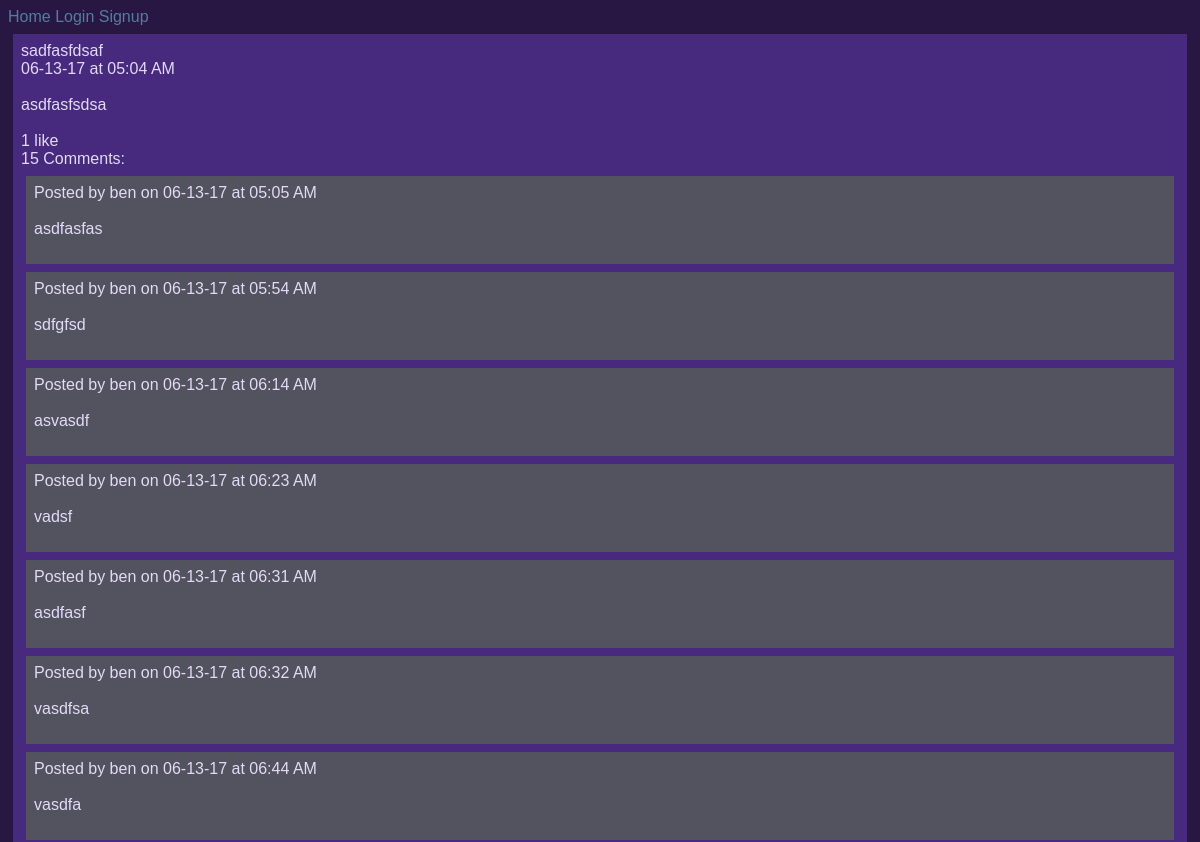
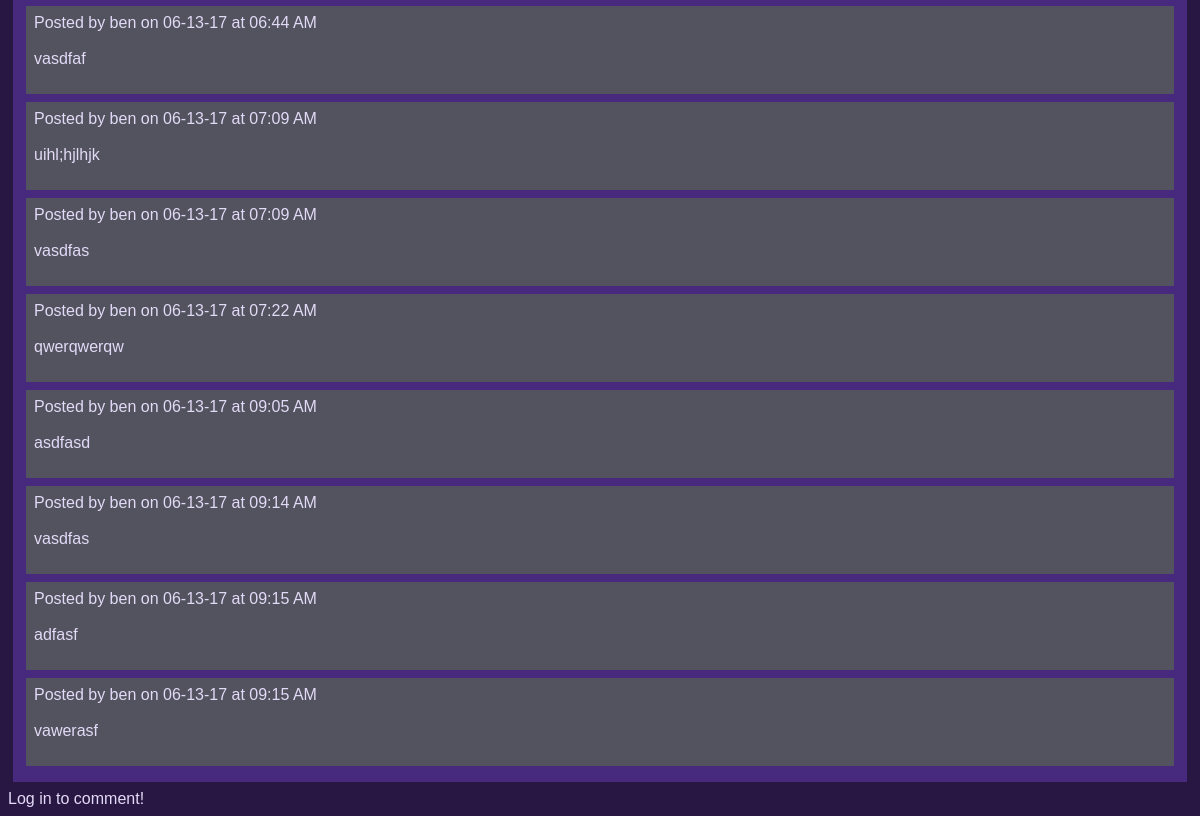
The app's page /ben/posts/29/, older data (2 pictures, top to bottom).
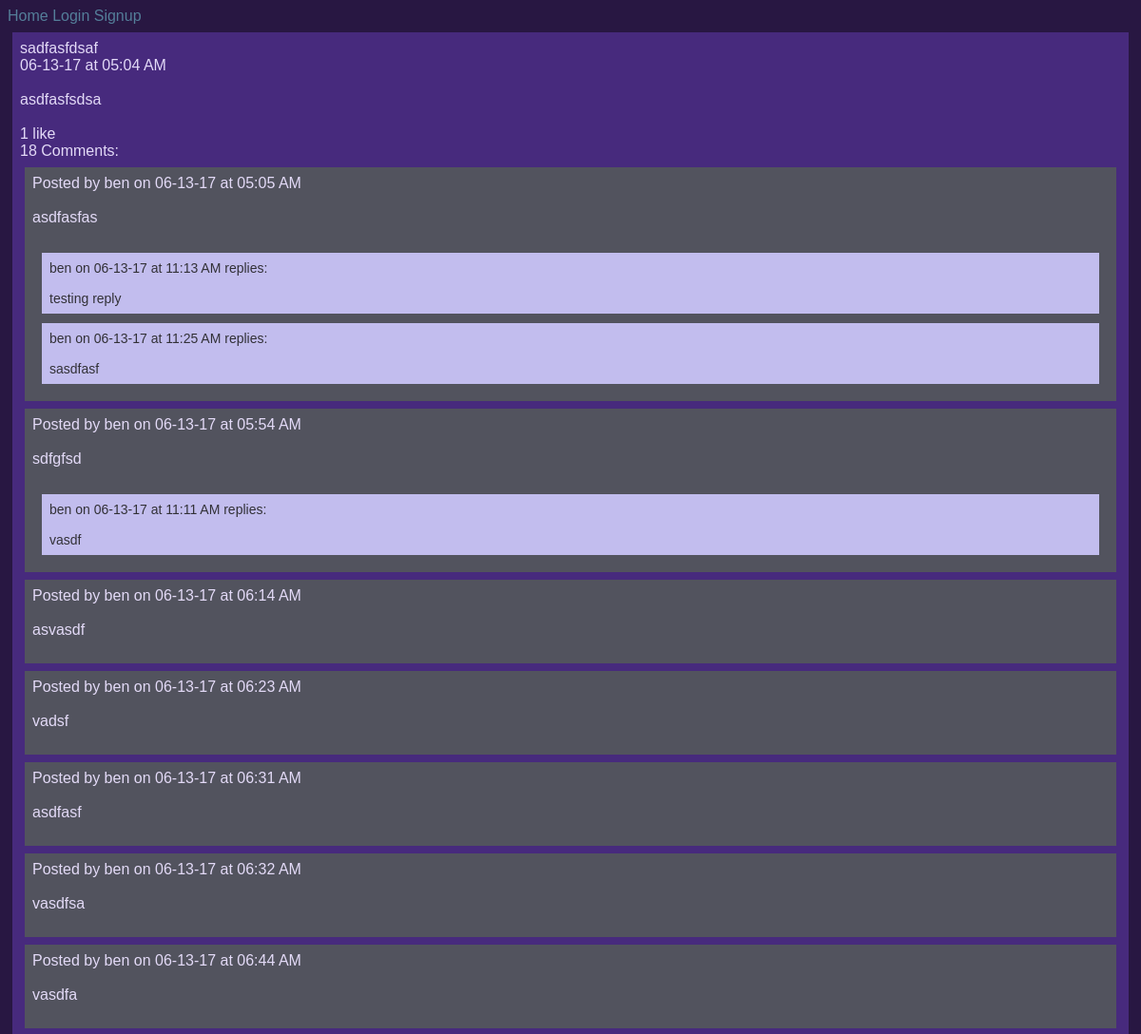
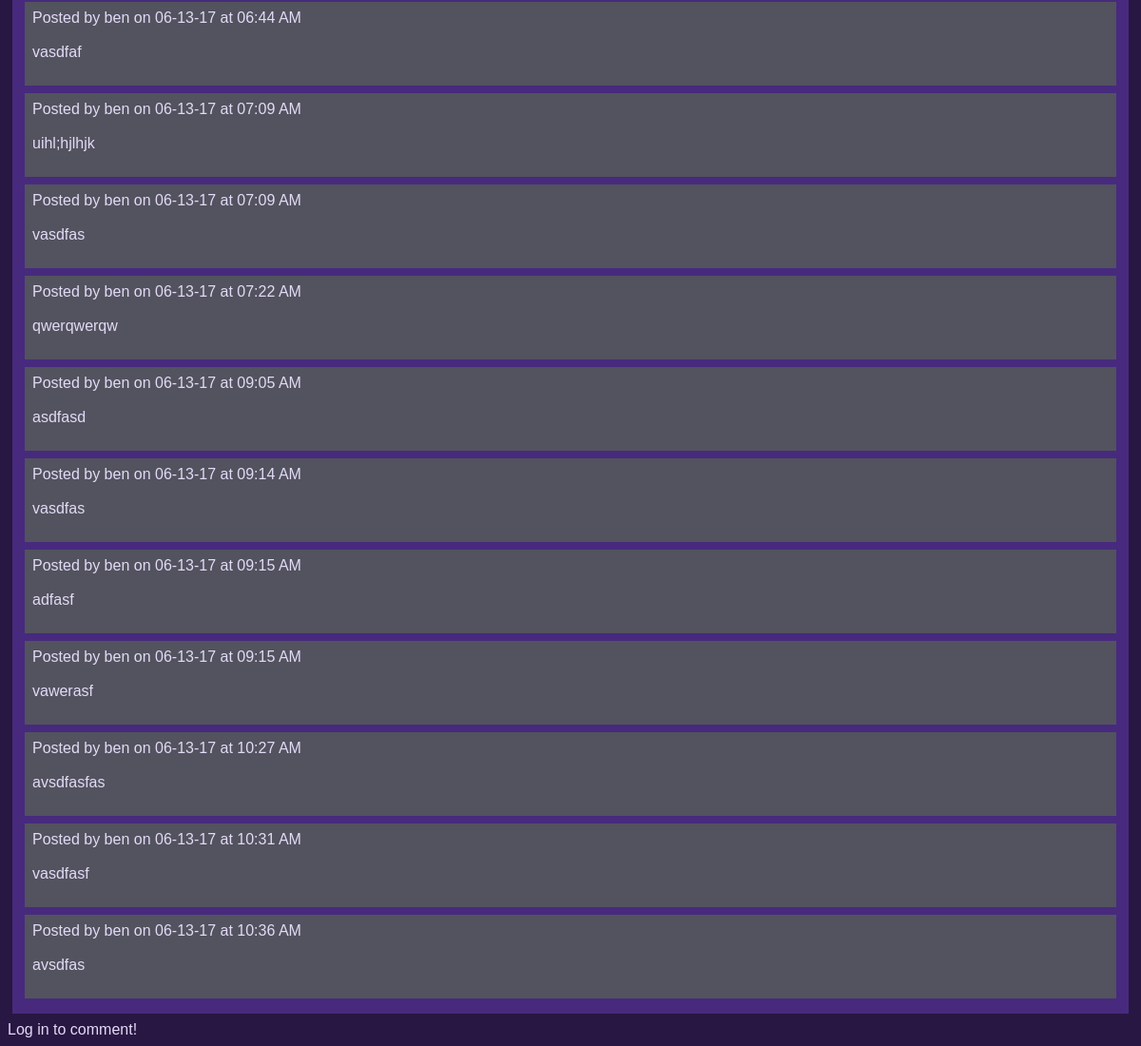
The same page, newer data (2 pictures, top to bottom).
### posts/models.py (models this page shows)
class Post(models.Model):
        title = models.CharField(max_length=100)
        pub_date = models.DateTimeField('date published', auto_now_add=True)
        body = models.TextField()
        user = models.ForeignKey(User, on_delete=models.CASCADE, null=True)
        def utc_to_local(self, utc_datetime):
	        return utc_datetime.astimezone(tz=None)
        def __str__(self):
	        date = self.utc_to_local(self.pub_date).strftime('%m-%d-%y')
	        time = self.utc_to_local(self.pub_date).strftime('%I:%M %p')
	        return '%s at %s \n\n %s \n\n' % (date, time, self.body)

### comments/models.py (models this page shows)
class Comment(models.Model):
    body = models.TextField()
    pub_date = models.DateTimeField('date published', auto_now_add=True)
    post = models.ForeignKey(Post, on_delete=models.CASCADE)
    user = models.ForeignKey(User, on_delete=models.CASCADE)
    def utc_to_local(self, utc_datetime):
        return utc_datetime.astimezone(tz=None)
    def __str__(self):
        date = self.utc_to_local(self.pub_date).strftime('%m-%d-%y')
        time = self.utc_to_local(self.pub_date).strftime('%I:%M %p')
        return '%s at %s \n\n %s \n\n' % (date, time, self.body)

class Reply(models.Model):
    body = models.TextField()
    pub_date = models.DateTimeField('date published', auto_now_add=True)
    comment = models.ForeignKey(Comment, on_delete=models.CASCADE)
    user = models.ForeignKey(User, on_delete=models.CASCADE)
    def utc_to_local(self, utc_datetime):
        return utc_datetime.astimezone(tz=None)
    def __str__(self):
        date = self.utc_to_local(self.pub_date).strftime('%m-%d-%y')
        time = self.utc_to_local(self.pub_date).strftime('%I:%M %p')
        return '%s at %s replies: \n\n %s \n' % (date, time, self.body)

### posts/views.py (the view)
# urls.py: url(r'^(?P<post_number>\d+)/$', views.displayPost, name='display-post'),
def displayPost(request, username, post_number):
    post = Post.objects.get(user=User.objects.get(username=username), id=post_number)
    comments = Comment.objects.filter(post=post)
    if request.method == "POST":
        comment_text = request.POST.get('the_comment')
        comment = Comment(body=comment_text, post=post, user=request.user)
        comment.save()
        user = request.user.username
        num_comments = post.comment_set.count()
        response_data = {
        'comment': str(comment),
        'comment_id': comment.id,
        'user':user,
        'comment_count': num_comments
        }
        return JsonResponse(response_data)
    else:
        comment_form = CommentForm()
        reply_form = ReplyForm()
    num_comments = post.comment_set.count()
    context = {
        'post': post,
        'comments':comments,
        'num_comments':num_comments,
        'comment_form': comment_form,
        'reply_form': reply_form # not initially in template. generated via ajax call if user clicks on reply link.
    }
    return render(request, 'posts/single_post.html', context)

### posts/templatetags/likes_features.py (called while the page is built)
@register.simple_tag
def like_text(count):
	if count == 1:
		return str(count) + " like"
	else:
		return str(count) + " likes"

@register.simple_tag
def comment_text(count):
	if count == 1:
		return str(count) + " Comment"
	else:
		return str(count) + " Comments"

### posts/templates/posts/single_post.html (shortened to what this page needs)
{% extends 'Blog/base.html' %}
{% load likes_features %}
{% block content %}
<div class="post">
{{ post.title|linebreaksbr }}<br>
{{ post|linebreaksbr }}
<span class="likes" id="like-{{ post.id }}">
{% like_text post.like_set.count %}
</span>
	<div id="comment-section">
	<span id="comment-count">{% comment_text post.comment_set.count %}:</span><br>
	{% for comment in comments %}
		<div class="comment">
		Posted by {{ comment.user }} on
		{{ comment|linebreaksbr }}
			<div id="reply-section">
				{% for reply in comment.reply_set.all %}
				<div class='reply'>
					{{ reply.user }} on
					{{ reply|linebreaksbr }}
				</div>
				{% endfor %}
			</div>
		</div>
	{% endfor %}
	</div>
</div>
{% if user.is_authenticated %}
	<form action="" method="post" id="comment-form">
	{% csrf_token %}
	<h2>Comment:</h2>
		<table>
		{{ comment_form.as_table }}
		</table>
		<input type="submit", value="Chime in!">
	</form>
{% else %}
Log in to comment!
{% endif %}
{% endblock content %}

### templates/Blog/base.html (shortened to what this page needs)
<!DOCTYPE html>
{% load static %}
<html>
<head>
	<link rel="stylesheet" type="text/css" href="{% static 'Blog/site.css' %}" />
</head>
<body>
	<div class="container">
		<nav>
			<a href={% url 'home:index' %}>Home</a>
			{% if user.is_authenticated %}
			<a href={% url 'dashboard:index' %}>Dash</a>
			<a href={% url 'posts:index' username=user.username %}>Posts</a>
			<a href={% url 'posts:archive' username=user.username %}>Archive</a>
			<a href={% url 'logout' %}>Logout</a>
			{% else %}
			<a href={% url 'login' %}>Login </a>
			<a href={% url 'signup:index' %}>Signup</a>
			{% endif %}
		</nav>
	</div>
	<div class="container">
	{% block content %}
	{% endblock content %}
	</div>
</body>
</html>

### static/Blog/site.css (style rules this page uses)
a:link { text-decoration: none; color: #547E99; }
nav { background-color: #281742; font-family: Arial, Georgia, serif; }
body { color: #E3DAF7; background-color: #281742; font-family: Arial, Georgia, serif; }
.post { background-color: #472A7D; padding: 8px; margin: 8px 5px; }
.comment { background-color: #52535E; padding: 8px; margin: 8px 5px; }
.reply { color: #323137; font-size: 14px; background-color: #C2BDEE; padding: 8px; margin: 10px; }

Row changes from the older to the newer data that the page shows:
computed for Post "sadfasfdsaf": id "15 Comments" → "18 Comments"
added Reply: user "ben", pub_date+body "06-13-17 at 11:13 AM replies: testing reply", shown under Comment "06-13-17 at 05:05 AM asdfasfas"
added Reply: user "ben", pub_date+body "06-13-17 at 11:25 AM replies: sasdfasf", shown under Comment "06-13-17 at 05:05 AM asdfasfas"
added Reply: user "ben", pub_date+body "06-13-17 at 11:11 AM replies: vasdf", shown under Comment "06-13-17 at 05:54 AM sdfgfsd"
added Comment: user "ben", pub_date+body "06-13-17 at 10:27 AM avsdfasfas"
added Comment: user "ben", pub_date+body "06-13-17 at 10:31 AM vasdfasf"
added Comment: user "ben", pub_date+body "06-13-17 at 10:36 AM avsdfas"
